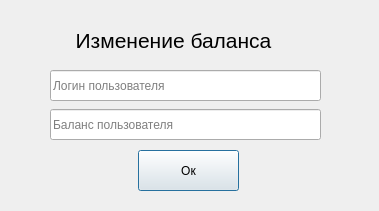
<?xml version="1.0" encoding="UTF-8"?>
<ui version="4.0">
 <class>Dialog_updateBalance_master</class>
 <widget class="QDialog" name="Dialog_updateBalance_master">
  <property name="geometry">
   <rect>
    <x>0</x>
    <y>0</y>
    <width>379</width>
    <height>211</height>
   </rect>
  </property>
  <property name="minimumSize">
   <size>
    <width>379</width>
    <height>211</height>
   </size>
  </property>
  <property name="maximumSize">
   <size>
    <width>379</width>
    <height>211</height>
   </size>
  </property>
  <property name="windowTitle">
   <string>Dialog</string>
  </property>
  <widget class="QLineEdit" name="le_target_user">
   <property name="geometry">
    <rect>
     <x>50</x>
     <y>70</y>
     <width>271</width>
     <height>31</height>
    </rect>
   </property>
   <property name="placeholderText">
    <string>Логин пользователя</string>
   </property>
  </widget>
  <widget class="QLabel" name="label_2">
   <property name="geometry">
    <rect>
     <x>38</x>
     <y>10</y>
     <width>271</width>
     <height>61</height>
    </rect>
   </property>
   <property name="font">
    <font>
     <pointsize>16</pointsize>
    </font>
   </property>
   <property name="text">
    <string>&lt;html&gt;&lt;head/&gt;&lt;body&gt;&lt;p align=&quot;center&quot;&gt;Изменение баланса&lt;/p&gt;&lt;/body&gt;&lt;/html&gt;</string>
   </property>
  </widget>
  <widget class="QLineEdit" name="le_user_balance">
   <property name="geometry">
    <rect>
     <x>50</x>
     <y>109</y>
     <width>271</width>
     <height>31</height>
    </rect>
   </property>
   <property name="placeholderText">
    <string>Баланс пользователя</string>
   </property>
  </widget>
  <widget class="QPushButton" name="btn_update_balance">
   <property name="geometry">
    <rect>
     <x>138</x>
     <y>150</y>
     <width>101</width>
     <height>41</height>
    </rect>
   </property>
   <property name="text">
    <string>Ок</string>
   </property>
  </widget>
 </widget>
 <resources/>
 <connections/>
</ui>
